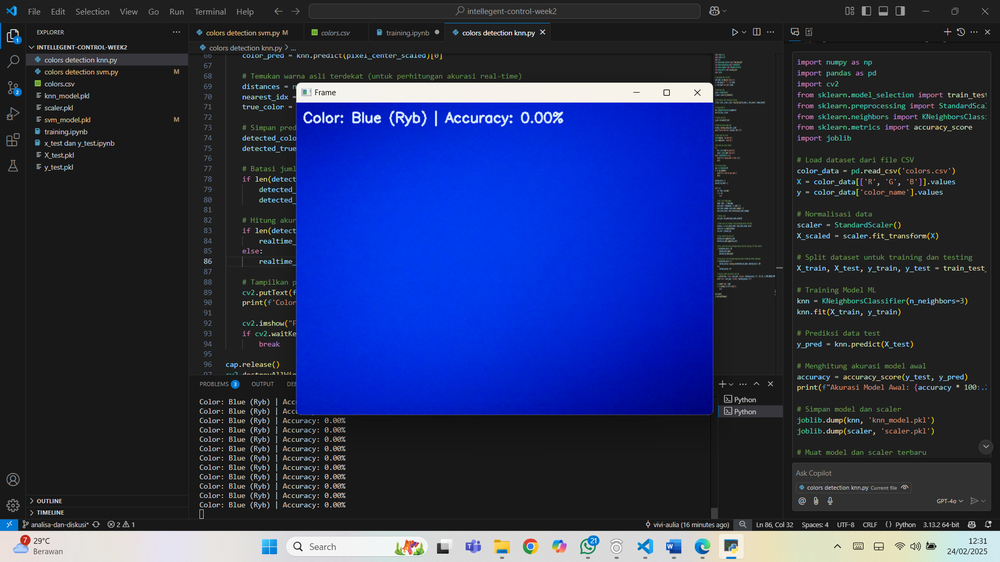
#> input picture KNN BLUE DETECTION.png, 1000 x 562 px, shrunk from 1920 x 1080 before the run, given in place of the camera
$ python 'colors detection SVM.py'
#> lines starting #> are read from the running program, lines starting #| are printed output that depends on the picture; after the words box and inside, x2 and y2 are one past the last pixel; in counts of white or black regions, pixels touching at a corner belong together
import os
import cv2
import numpy as np
import pandas as pd
from sklearn.model_selection import train_test_split
from sklearn.preprocessing import StandardScaler
from sklearn.svm import SVC
from sklearn.metrics import accuracy_score
import joblib

# Load dataset from CSV
color_data = pd.read_csv('colors.csv')
#> (reads colors.csv from the repository)
X = color_data[['R', 'G', 'B']].values
y = color_data['color_name'].values

# Normalisasi data
scaler = StandardScaler()
X_scaled = scaler.fit_transform(X)

# Split dataset
X_train, X_test, y_train, y_test = train_test_split(X_scaled, y, test_size=0.2, random_state=42)

# Pilih model SVM
model = SVC(kernel='linear', probability=True, random_state=42)
model.fit(X_train, y_train)

# Evaluasi model
train_acc = accuracy_score(y_train, model.predict(X_train))
test_acc = accuracy_score(y_test, model.predict(X_test))

print(f"Akurasi pada data latih: {train_acc * 100:.2f}%")
print(f"Akurasi pada data uji: {test_acc * 100:.2f}%")

# Simpan model dan scaler
joblib.dump(model, 'color_model.pkl')
joblib.dump(scaler, 'scaler.pkl')
print("Model dan scaler berhasil disimpan!")

# Muat kembali model dan scaler untuk deteksi warna
model = joblib.load('color_model.pkl')
scaler = joblib.load('scaler.pkl')

# Inisialisasi kamera
cap = cv2.VideoCapture(0)

while True:
    ret, frame = cap.read()
#> frame is the input picture: shape (562, 1000, 3); mean B, G, R 88.5, 49.2, 39.3
    if not ret:
        break

    frame = cv2.cvtColor(frame, cv2.COLOR_BGR2RGB)
    height, width, _ = frame.shape
#> height = 562; width = 1000

    # Konversi gambar ke HSV untuk deteksi warna
    hsv = cv2.cvtColor(frame, cv2.COLOR_RGB2HSV)
#> hsv: shape (562, 1000, 3); mean H, S, V 41.6, 69.9, 90.7

    # Gunakan inRange untuk deteksi warna utama
    lower_bound = np.array([0, 50, 50])  # Nilai HSV bawah
    upper_bound = np.array([180, 255, 255])  # Nilai HSV atas
    mask = cv2.inRange(hsv, lower_bound, upper_bound)
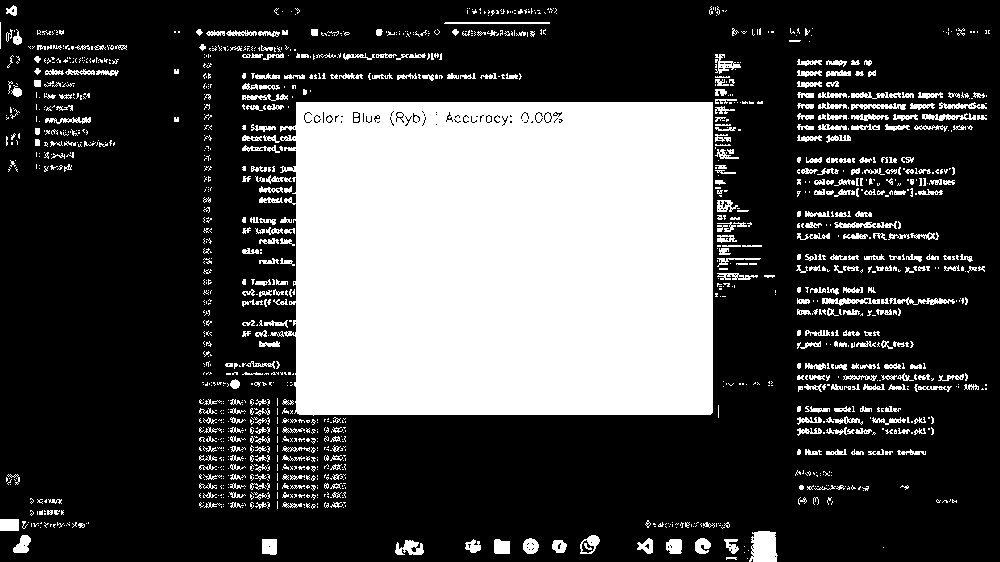
#> mask: shape (562, 1000); 28.7% white; 1448 white regions (1033 under 20 px)

    # Temukan kontur dari area yang dideteksi
    contours, _ = cv2.findContours(mask, cv2.RETR_EXTERNAL, cv2.CHAIN_APPROX_SIMPLE)
#> contours = 1446 contours, 1172 with area under 20; largest, box (x1, y1, x2, y2) and area: (280, 102, 713, 416) 130084, (749, 531, 778, 562) 688, (580, 535, 600, 554) 244, (395, 540, 424, 555) 240, (822, 298, 880, 306) 208

    for cnt in contours:
        if cv2.contourArea(cnt) < 500:
            continue  # Abaikan area kecil untuk meningkatkan akurasi

        x, y, w, h = cv2.boundingRect(cnt)
        avg_color = frame[y:y + h, x:x + w].mean(axis=(0, 1))
        avg_color_scaled = scaler.transform(avg_color.reshape(1, -1))
        color_pred = model.predict(avg_color_scaled)[0]
        prob = model.predict_proba(avg_color_scaled).max() * 100
        box_color = tuple(map(int, avg_color))

        cv2.rectangle(frame, (x, y), (x + w, y + h), box_color, 2)
        cv2.putText(frame, f'{color_pred} ({prob:.2f}%)', (x, y - 5), cv2.FONT_HERSHEY_SIMPLEX, 0.5, box_color, 2)
#> this loop made 1446 passes
#> cnt on passes 1, 3, 4: [[747, 558]], [[744, 552]], [[748, 550]]
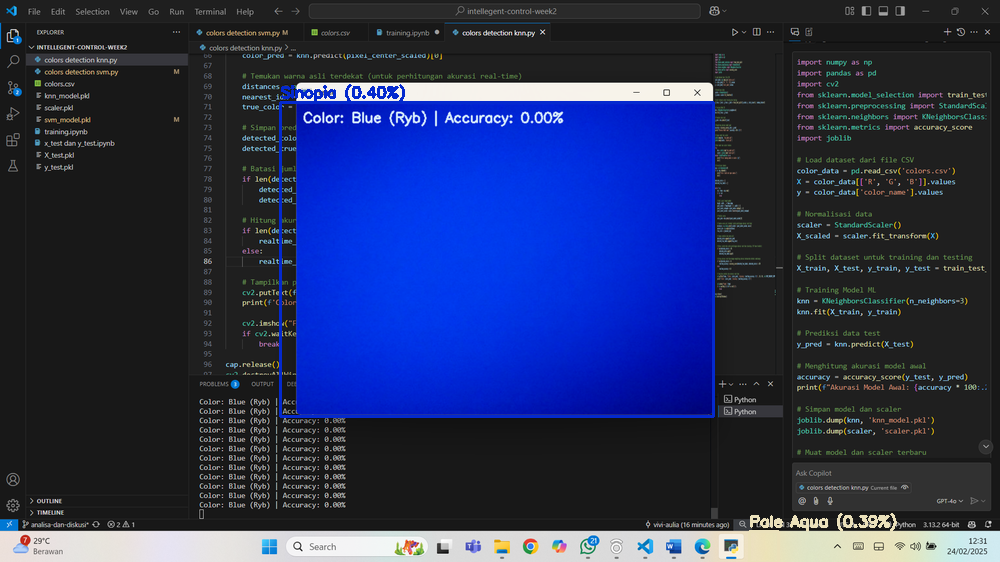
#> frame: shape (562, 1000, 3); mean R, G, B 38.9, 49.1, 89.6

    # Konversi kembali ke BGR untuk tampilan OpenCV
    cv2.imshow('Frame', cv2.cvtColor(frame, cv2.COLOR_RGB2BGR))

    if cv2.waitKey(1) & 0xFF == ord('q'):
#> (key q is pressed here)
        break

cap.release()
cv2.destroyAllWindows()
